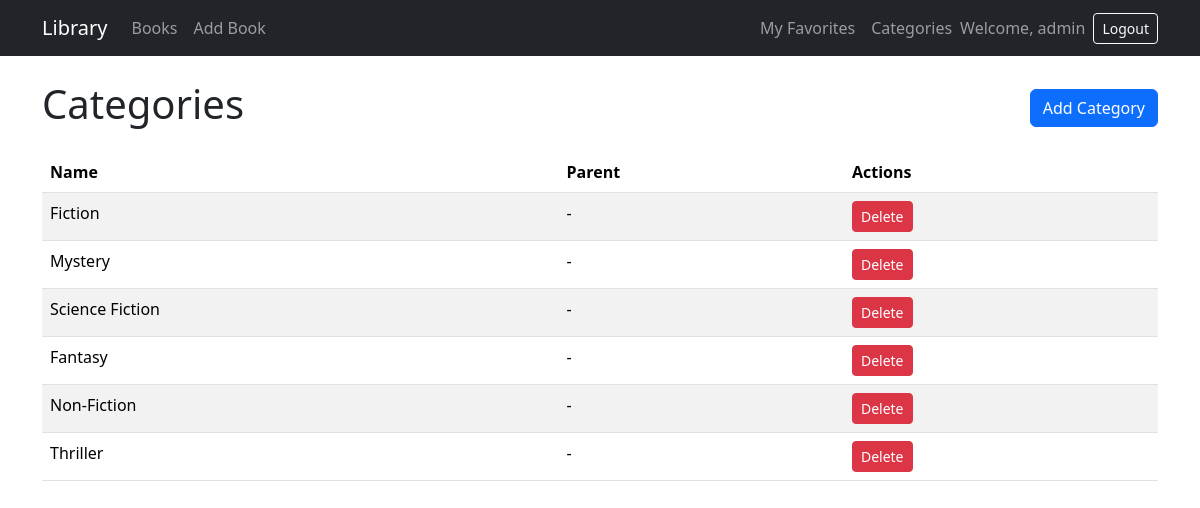
The app's page /categories/ (signed in), older data.
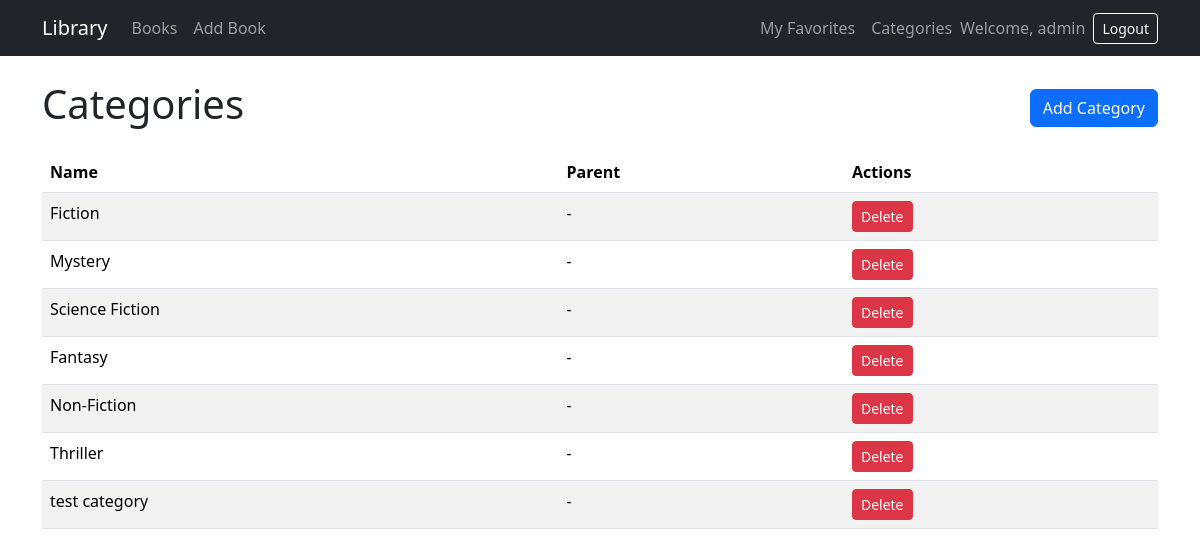
The same page, newer data.
### books/models.py (models this page shows, shortened)
class Category(models.Model):
    name = models.CharField(max_length=200)
    parent_category = models.ForeignKey("self", null=True, blank=True, on_delete=models.SET_NULL)

### books/views.py (the view)
# urls.py: path('categories/', views.category_list, name='category_list'),
@login_required
def category_list(request):
    if request.user.role != 'admin':
        return HttpResponseForbidden("Only admins can manage categories.")
    categories = Category.objects.all()
    return render(request, 'books/category_list.html', { 'categories': categories })

### books/templates/books/category_list.html (shortened to what this page needs)
{% extends 'base.html' %}
{% block content %}
<div class="d-flex justify-content-between align-items-center">
  <h1>Categories</h1>
  <a href="{% url 'category_add' %}" class="btn btn-primary">Add Category</a>
  </div>
<table class="table table-striped mt-3">
  <thead>
    <tr>
      <th>Name</th>
      <th>Parent</th>
      <th>Actions</th>
    </tr>
  </thead>
  <tbody>
    {% for cat in categories %}
    <tr>
      <td>{{ cat.name }}</td>
      <td>{% if cat.parent_category %}{{ cat.parent_category.name }}{% else %}-{% endif %}</td>
      <td>
        <a href="{% url 'category_delete' cat.pk %}" class="btn btn-sm btn-danger">Delete</a>
      </td>
    </tr>
    {% endfor %}
  </tbody>
</table>
{% endblock %}

Row changes from the older to the newer data that the page shows:
added Category: name "test category"
